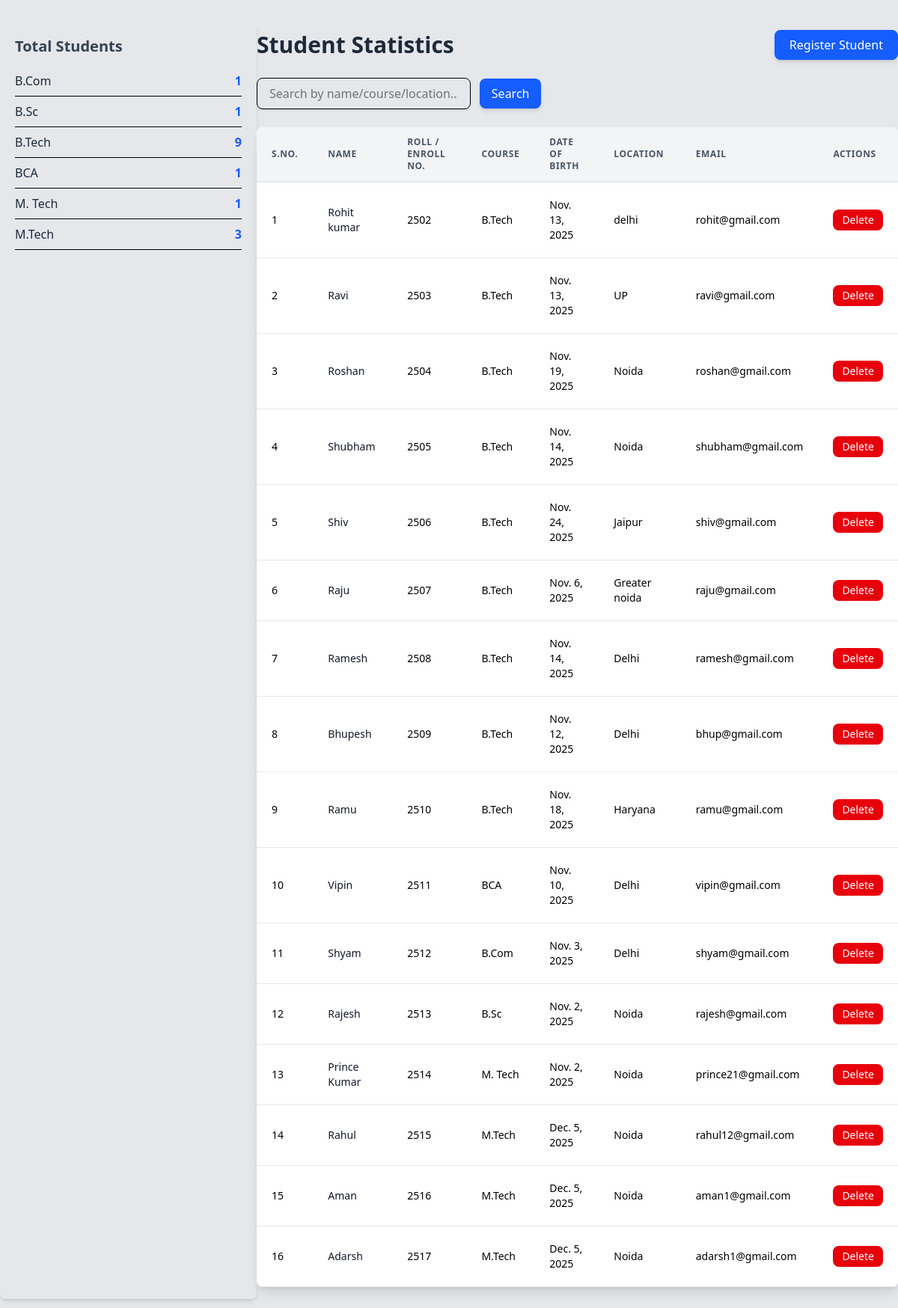
/stats/ (signed in), run on the app's committed database.
### app/models.py (models this page shows, shortened)
class Student(models.Model):
    college = models.ForeignKey(
        College,
        on_delete=models.CASCADE,
        related_name="students"
    )
    name = models.CharField(max_length=255)
    enroll_no = models.CharField(max_length=100, unique=True)
    course=models.CharField(default='B.Tech')
    dob = models.DateField()
    location = models.CharField(max_length=255)
    email_id = models.EmailField(unique=True)
    class Meta:
        unique_together = ('college', 'enroll_no')

### app/views.py (the view)
# urls.py: path('stats/',views.stats,name="stats"),
@login_required
def stats(request):
    college = College.objects.get(user=request.user)
    query = request.GET.get('query', '')
    students = college.students.all()
    if query:
        students = students.filter(
            Q(name__icontains=query) |
            Q(course__icontains=query)|
            Q(location__icontains=query)
        )
    course_counts = (
        college.students.values('course')
        .annotate(total=Count('id'))
        .order_by('course')
    )
    return render(request, "stats.html", {"students": students,"course_counts": course_counts,})

### templates/stats.html (shortened to what this page needs)
{% load tailwind_tags %}
{% load static %}
<!DOCTYPE html>
<html lang="en">
  <head>
    {% tailwind_css %}
  </head>
  <body class="bg-gray-200">
    <div class="flex flex-row justify-around">
      <div class="first mt-7 rounded-lg shadow-md p-5 mb-6 w-1/3">
        <h2 class="text-xl font-bold mb-3 text-gray-700">Total Students</h2>
        {% for item in course_counts %}
        <div class="flex justify-between py-2 border-b">
          <span class="font-medium text-gray-800">{{ item.course }}</span>
          <span class="text-blue-600 font-bold">{{ item.total }}</span>
        </div>
        {% endfor %}
      </div>
      <div class="second">
        <div class="max-w-6xl mx-auto py-10">
          <div class="flex justify-between items-center mb-6">
            <h1 class="text-3xl font-bold text-gray-800">Student Statistics</h1>
            <a
              href="{% url 'register_student' %}"
              class="bg-blue-600 hover:bg-blue-700 text-white px-5 py-2 rounded-lg shadow-md transition"
            >
              Register Student
            </a>
          </div>
          <form method="GET" class="mb-6">
            <input
              type="text"
              name="query"
              value="{{ request.GET.query }}"
              placeholder="Search by name/course/location..."
              class="w-1/3 px-4 py-2 border rounded-lg shadow-sm focus:outline-none focus:ring-2 focus:ring-blue-500"
            />
            <button
              type="submit"
              class="ml-2 bg-blue-600 hover:bg-blue-700 text-white px-4 py-2 rounded-lg shadow-md"
            >
              Search
            </button>
          </form>
          <div class="bg-white shadow-lg rounded-lg overflow-hidden">
            <table class="min-w-full leading-normal">
              <thead>
                <tr>
                  <th
                    class="px-5 py-3 border-b-2 border-gray-200 bg-gray-100 text-left text-xs font-semibold text-gray-600 uppercase tracking-wider"
                  >
                    S.No.
                  </th>
                  <th
                    class="px-5 py-3 border-b-2 border-gray-200 bg-gray-100 text-left text-xs font-semibold text-gray-600 uppercase tracking-wider"
                  >
                    Name
                  </th>
                  <th
                    class="px-5 py-3 border-b-2 border-gray-200 bg-gray-100 text-left text-xs font-semibold text-gray-600 uppercase tracking-wider"
                  >
                    Roll / Enroll No.
                  </th>
                  <th
                    class="px-5 py-3 border-b-2 border-gray-200 bg-gray-100 text-left text-xs font-semibold text-gray-600 uppercase tracking-wider"
                  >
                    Course
                  </th>
                  <th
                    class="px-5 py-3 border-b-2 border-gray-200 bg-gray-100 text-left text-xs font-semibold text-gray-600 uppercase tracking-wider"
                  >
                    Date of Birth
                  </th>
                  <th
                    class="px-5 py-3 border-b-2 border-gray-200 bg-gray-100 text-left text-xs font-semibold text-gray-600 uppercase tracking-wider"
                  >
                    Location
                  </th>
                  <th
                    class="px-5 py-3 border-b-2 border-gray-200 bg-gray-100 text-left text-xs font-semibold text-gray-600 uppercase tracking-wider"
                  >
                    Email
                  </th>
                  <th
                    class="px-5 py-3 border-b-2 border-gray-200 bg-gray-100 text-left text-xs font-semibold text-gray-600 uppercase tracking-wider"
                  >
                    Actions
                  </th>
                </tr>
              </thead>
              <tbody>
                {% for student in students %}
                <tr class="hover:bg-gray-50">
                  <td class="px-5 py-5 border-b border-gray-200 text-sm">
                    {{ forloop.counter }}
                  </td>
                  <td
                    class="px-5 py-5 border-b border-gray-200 text-sm font-medium text-gray-900"
                  >
                    <a href="{% url 'view_documents' student.id %}"
                      >{{ student.name }}</a
                    >
                  </td>
                  <td class="px-5 py-5 border-b border-gray-200 text-sm">
                    {{ student.enroll_no }}
                  </td>
                  <td class="px-5 py-5 border-b border-gray-200 text-sm">
                    {{ student.course }}
                  </td>
                  <td class="px-5 py-5 border-b border-gray-200 text-sm">
                    {{ student.dob }}
                  </td>
                  <td class="px-5 py-5 border-b border-gray-200 text-sm">
                    {{ student.location }}
                  </td>
                  <td class="px-5 py-5 border-b border-gray-200 text-sm">
                    {{ student.email_id }}
                  </td>
                  <td class="px-5 py-5 border-b border-gray-200 text-sm">
                    <form
                      method="POST"
                      action="{% url 'delete_student' student.id %}"
                      onsubmit="return confirm('Are you sure you want to delete {{ student.name }}?');"
                    >
                      <button
                        type="submit"
                        class="bg-red-600 hover:bg-red-700 text-white px-3 py-1 rounded-lg"
                      >
                        Delete
                      </button>
                    </form>
                  </td>
                </tr>
                {% empty %}
                <tr>
                  <td colspan="6" class="text-center py-6 text-gray-500">
                    No students found.
                  </td>
                </tr>
                {% endfor %}
              </tbody>
            </table>
          </div>
        </div>
      </div>
    </div>
  </body>
</html>

### data on the page
Student: course "B.Tech", total "9", name "Shubham", enroll_no "2505", dob "Nov. 14, 2025", location "Noida", email_id "shubham@gmail.com"
Student: name "Rohit kumar", enroll_no "2502", course "B.Tech", dob "Nov. 13, 2025", location "delhi", email_id "rohit@gmail.com"
Student: name "Ravi", enroll_no "2503", course "B.Tech", dob "Nov. 13, 2025", location "UP", email_id "ravi@gmail.com"
Student: name "Roshan", enroll_no "2504", course "B.Tech", dob "Nov. 19, 2025", location "Noida", email_id "roshan@gmail.com"
Student: name "Shiv", enroll_no "2506", course "B.Tech", dob "Nov. 24, 2025", location "Jaipur", email_id "shiv@gmail.com"
Student: name "Raju", enroll_no "2507", course "B.Tech", dob "Nov. 6, 2025", location "Greater noida", email_id "raju@gmail.com"
Student: name "Ramesh", enroll_no "2508", course "B.Tech", dob "Nov. 14, 2025", location "Delhi", email_id "ramesh@gmail.com"
Student: name "Bhupesh", enroll_no "2509", course "B.Tech", dob "Nov. 12, 2025", location "Delhi", email_id "bhup@gmail.com"
Student: name "Ramu", enroll_no "2510", course "B.Tech", dob "Nov. 18, 2025", location "Haryana", email_id "ramu@gmail.com"
Student: name "Vipin", enroll_no "2511", course "BCA", dob "Nov. 10, 2025", location "Delhi", email_id "vipin@gmail.com"
Student: name "Shyam", enroll_no "2512", course "B.Com", dob "Nov. 3, 2025", location "Delhi", email_id "shyam@gmail.com"
Student: name "Rajesh", enroll_no "2513", course "B.Sc", dob "Nov. 2, 2025", location "Noida", email_id "rajesh@gmail.com"
Student: name "Prince Kumar", enroll_no "2514", course "M. Tech", dob "Nov. 2, 2025", location "Noida", email_id "prince21@gmail.com"
Student: name "Rahul", enroll_no "2515", course "M.Tech", dob "Dec. 5, 2025", location "Noida", email_id "rahul12@gmail.com"
Student: name "Aman", enroll_no "2516", course "M.Tech", dob "Dec. 5, 2025", location "Noida", email_id "aman1@gmail.com"
Student: name "Adarsh", enroll_no "2517", course "M.Tech", dob "Dec. 5, 2025", location "Noida", email_id "adarsh1@gmail.com"

### other printed values
{{ item.course }} "B.Com" "B.Sc" "BCA" "M. Tech" "M.Tech"
{{ item.total }} "1" "1" "1" "1" "3"
